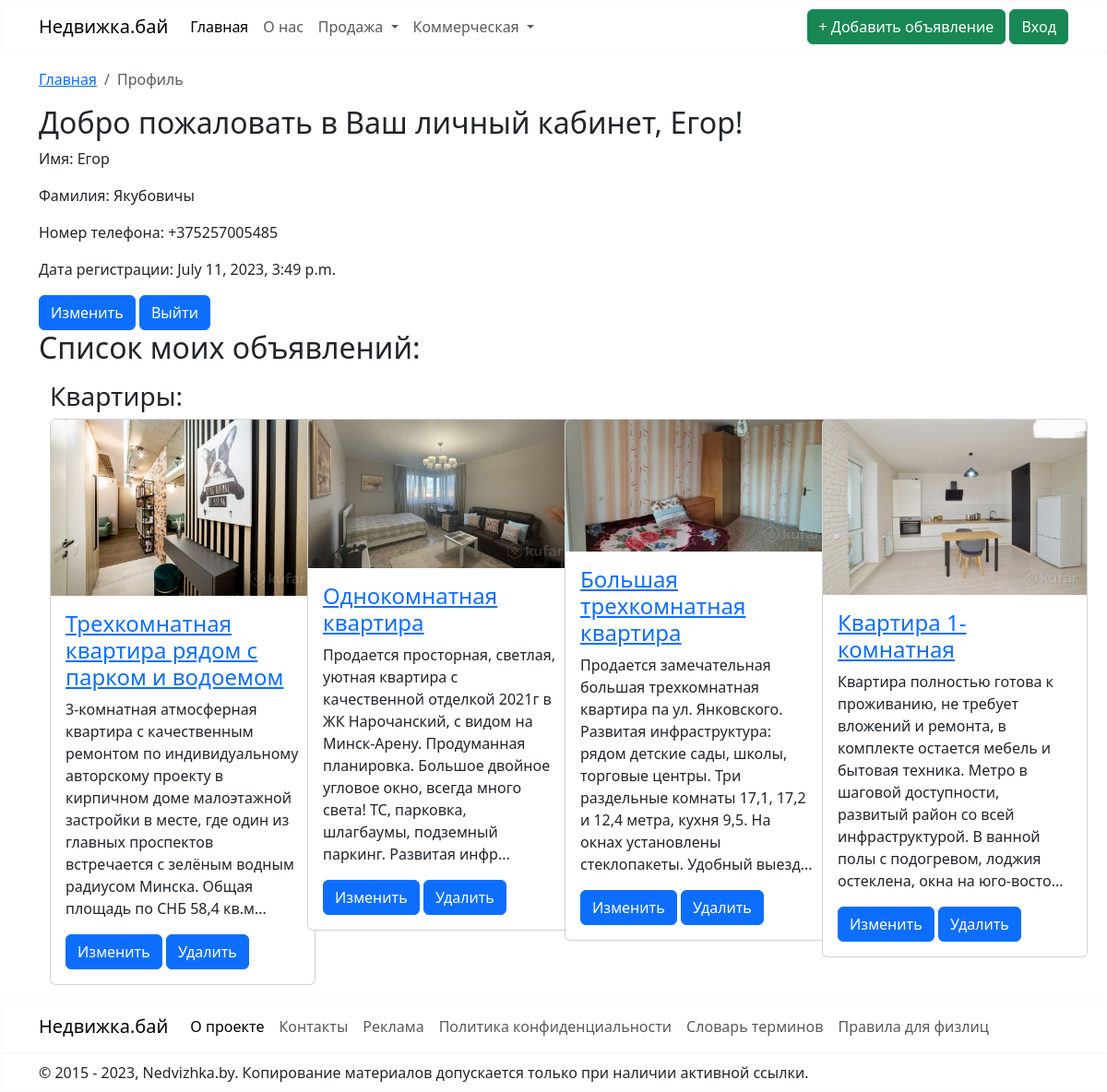
/accounts/profile/ (signed in), run on an earlier commit of the app's database.
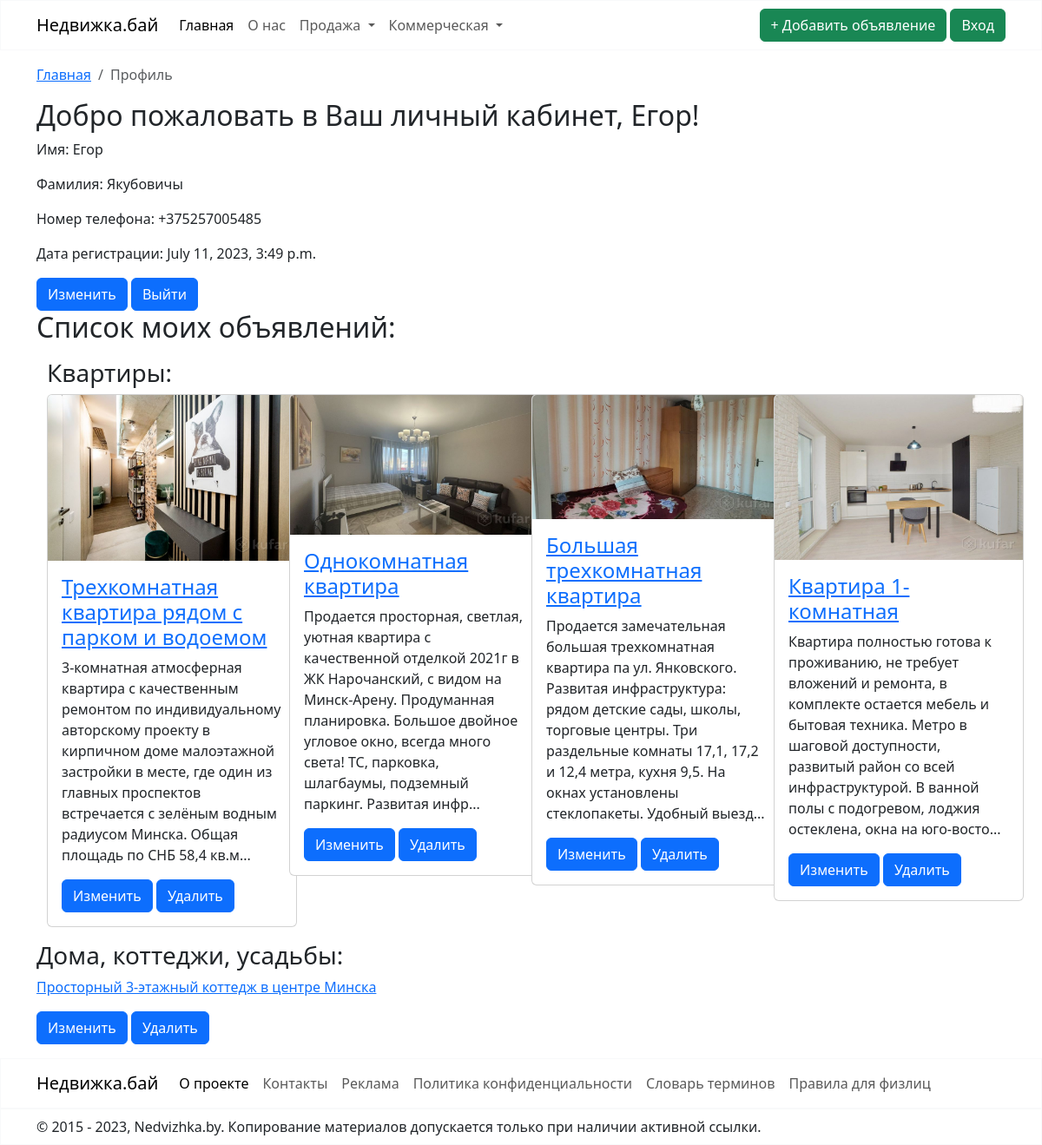
And on a later commit of the database.
### sale/models.py (models this page shows, shortened)
class Realty(models.Model):
    title = models.CharField(max_length=50)
    address = models.CharField(max_length=100)
    description = models.CharField(max_length=4000)
    total_area = models.FloatField()
    facilities = models.CharField(max_length=2000, blank=True)
    condition = models.CharField(choices=CONDITION, max_length=20)
    renovation = models.CharField(choices=RENOVATION, max_length=20)
    price = models.PositiveIntegerField()
    image = models.ImageField(null=True, blank=True, upload_to="images")
    image2 = models.ImageField(null=True, blank=True, upload_to="images")
    image3 = models.ImageField(null=True, blank=True, upload_to="images")
    image4 = models.ImageField(null=True, blank=True, upload_to="images")
    image5 = models.ImageField(null=True, blank=True, upload_to="images")
    creator = models.ForeignKey(User, on_delete=models.CASCADE, default=1)
    is_moderated = models.BooleanField(default=False)
    class Meta:
        abstract = True

class Flat(Realty):
    number_of_rooms = models.PositiveIntegerField(validators=[MinValueValidator(1)])  # Валидатор для количества комнат
    floor_number = models.PositiveIntegerField(validators=[MinValueValidator(1)])  # Валидатор для номера этажа
    living_area = models.FloatField(validators=[MinValueValidator(0)])  # Валидатор для жилой площади
    kitchen = models.FloatField(validators=[MinValueValidator(0)])  # Валидатор для площади кухни
    year_of_construction = models.PositiveIntegerField(validators=[validate_year_of_construction])

class House(Realty):
    category = models.CharField(choices=CATEGORY, max_length=20)
    number_of_rooms = models.PositiveIntegerField(validators=[MinValueValidator(1)])  # Валидатор для количества комнат
    number_of_floors = models.PositiveIntegerField(validators=[MinValueValidator(1)])  # Валидатор для количества этажей
    living_area = models.FloatField(validators=[MinValueValidator(0)])  # Валидатор для жилой площади
    year_of_construction = models.PositiveIntegerField(validators=[validate_year_of_construction])

### user_profile/views.py (the view)
# urls.py: path('', views.ProfileView.as_view(), name='profile'),
class ProfileView(LoginRequiredMixin, TemplateView):
    template_name = 'profile.html'
    def get_context_data(self, **kwargs):
        context = super().get_context_data(**kwargs)
        profile = Profile.objects.get(user=self.request.user)
        flat_queryset = Flat.objects.filter(creator=self.request.user)
        house_queryset = House.objects.filter(creator=self.request.user)
        garage_queryset = Garage.objects.filter(creator=self.request.user)
        parking_queryset = Parking.objects.filter(creator=self.request.user)
        warehouse_queryset = Warehouse.objects.filter(creator=self.request.user)
        office_queryset = Office.objects.filter(creator=self.request.user)
        trade_queryset = Trade.objects.filter(creator=self.request.user)
        industrial_queryset = Industrial.objects.filter(creator=self.request.user)
        context['profile'] = profile
        context['flat_queryset'] = flat_queryset
        context['house_queryset'] = house_queryset
        context['garage_queryset'] = garage_queryset
        context['parking_queryset'] = parking_queryset
        context['warehouse_queryset'] = warehouse_queryset
        context['office_queryset'] = office_queryset
        context['trade_queryset'] = trade_queryset
        context['industrial_queryset'] = industrial_queryset
        return context

### user_profile/templates/profile.html (shortened to what this page needs)
{% extends "base.html" %}
{% block content %}
    <div class="container-md mt-3 mb-3">
        <nav aria-label="breadcrumb">
            <ol class="breadcrumb">
                <li class="breadcrumb-item"><a href="{% url "nedvizhka" %}">Главная</a></li>
                <li class="breadcrumb-item active" aria-current="page">Профиль</li>
            </ol>
        </nav>
    </div>
    <div class="container-md mt-3 mb-3">
        <h2>Добро пожаловать в Ваш личный кабинет, {{ profile.first_name }}!</h2>
        <p>Имя: {{ profile.first_name }}</p>
        <p>Фамилия: {{ profile.last_name }}</p>
        {% if profile.phone_number %}
            <p>Номер телефона: {{ profile.phone_number }}</p>
        {% endif %}
        <p>Дата регистрации: {{ profile.user.date_joined }}</p>
        <a class="btn btn-primary" href="{% url "edit_profile" %}" role="button">Изменить</a>
        <a class="btn btn-primary" href="{% url "account_logout" %}" role="button">Выйти</a>
        <h2>Список моих объявлений:</h2>
        {% if flat_queryset %}
            <div class="container-md mt-3 mb-3">
            <h3>Квартиры:</h3>
            <div class="row">
                {% for flat in flat_queryset %}
                    <div class="col-md-3">
                        <div class="card" style="width: 18rem;">
                            {% if flat.image %}
                                <img src="{{ flat.image.url }}" class="card-img-top" alt="...">
                            {% endif %}
                            <div class="card-body">
                                <a href="http://127.0.0.1:8000/sale/flat/{{ flat.id }}">
                                    <h4>{{ flat.title }}</h4>
                                </a>
                                <p class="card-text">{{ flat.description|slice:":250" }}...</p>
                                <a class="btn btn-primary" href="http://127.0.0.1:8000/sale/flat/{{ flat.id }}/edit">Изменить</a>
                                <a class="btn btn-primary" href="http://127.0.0.1:8000/sale/flat/{{ flat.id }}/delete">Удалить</a>
                            </div>
                        </div>
                    </div>
                {% endfor %}
            </div>
        {% endif %}
        </div>
        {% if house_queryset %}
            <h3>Дома, коттеджи, усадьбы:</h3>
            {% for house in house_queryset %}
                <a href="http://127.0.0.1:8000/sale/house/{{ house.id }} "><p>{{ house.title }}</p></a>
                <a class="btn btn-primary" href="http://127.0.0.1:8000/sale/house/{{ house.id }}/edit">Изменить</a>
                <a class="btn btn-primary" href="http://127.0.0.1:8000/sale/house/{{ house.id }}/delete">Удалить</a>
            {% endfor %}
        {% endif %}
    </div>
{% endblock %}

What changed in the data, as far as the page shows it:
added House: title "Просторный 3-этажный коттедж в центре Минска"
Also different on the page:
text now shown: "Дома, коттеджи, усадьбы:"
